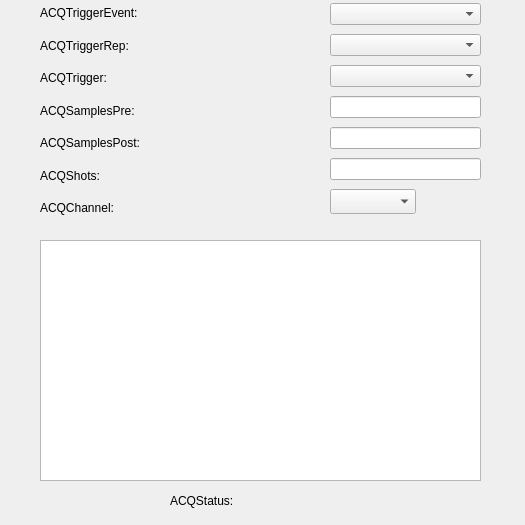
<?xml version="1.0" encoding="UTF-8"?>
<ui version="4.0">
 <class>Dialog</class>
 <widget class="QDialog" name="Dialog">
  <property name="geometry">
   <rect>
    <x>0</x>
    <y>0</y>
    <width>525</width>
    <height>525</height>
   </rect>
  </property>
  <property name="windowTitle">
   <string>Dialog</string>
  </property>
  <widget class="QWidget" name="verticalLayoutWidget">
   <property name="geometry">
    <rect>
     <x>40</x>
     <y>0</y>
     <width>141</width>
     <height>221</height>
    </rect>
   </property>
   <layout class="QVBoxLayout" name="verticalLayout_2">
    <item>
     <widget class="QLabel" name="label_2">
      <property name="text">
       <string>ACQTriggerEvent:</string>
      </property>
     </widget>
    </item>
    <item>
     <widget class="QLabel" name="label_7">
      <property name="text">
       <string>ACQTriggerRep:</string>
      </property>
     </widget>
    </item>
    <item>
     <widget class="QLabel" name="label_8">
      <property name="text">
       <string>ACQTrigger:</string>
      </property>
     </widget>
    </item>
    <item>
     <widget class="QLabel" name="label">
      <property name="text">
       <string>ACQSamplesPre:</string>
      </property>
     </widget>
    </item>
    <item>
     <widget class="QLabel" name="label_4">
      <property name="text">
       <string>ACQSamplesPost:</string>
      </property>
     </widget>
    </item>
    <item>
     <widget class="QLabel" name="label_5">
      <property name="text">
       <string>ACQShots:</string>
      </property>
     </widget>
    </item>
    <item>
     <widget class="QLabel" name="label_6">
      <property name="text">
       <string>ACQChannel:</string>
      </property>
     </widget>
    </item>
   </layout>
  </widget>
  <widget class="QWidget" name="verticalLayoutWidget_2">
   <property name="geometry">
    <rect>
     <x>200</x>
     <y>0</y>
     <width>121</width>
     <height>221</height>
    </rect>
   </property>
   <layout class="QVBoxLayout" name="verticalLayout_3">
    <item>
     <widget class="PyDMLabel" name="PyDMLabel">
      <property name="toolTip">
       <string/>
      </property>
      <property name="channel" stdset="0">
       <string>XX-22SL23:DI-FOFB:ACQTriggerEvent-Sel</string>
      </property>
     </widget>
    </item>
    <item>
     <widget class="PyDMLabel" name="PyDMLabel_8">
      <property name="toolTip">
       <string/>
      </property>
      <property name="channel" stdset="0">
       <string>XX-22SL23:DI-FOFB:ACQTriggerRep-Sel</string>
      </property>
     </widget>
    </item>
    <item>
     <widget class="PyDMLabel" name="PyDMLabel_2">
      <property name="toolTip">
       <string/>
      </property>
      <property name="channel" stdset="0">
       <string>XX-22SL23:DI-FOFB:ACQTrigger-Sel</string>
      </property>
     </widget>
    </item>
    <item>
     <widget class="PyDMLabel" name="PyDMLabel_4">
      <property name="toolTip">
       <string/>
      </property>
      <property name="channel" stdset="0">
       <string>XX-22SL23:DI-FOFB:ACQSamplesPre-SP</string>
      </property>
     </widget>
    </item>
    <item>
     <widget class="PyDMLabel" name="PyDMLabel_5">
      <property name="toolTip">
       <string/>
      </property>
      <property name="channel" stdset="0">
       <string>XX-22SL23:DI-FOFB:ACQSamplesPost-SP</string>
      </property>
     </widget>
    </item>
    <item>
     <widget class="PyDMLabel" name="PyDMLabel_6">
      <property name="toolTip">
       <string/>
      </property>
      <property name="channel" stdset="0">
       <string>XX-22SL23:DI-FOFB:ACQShots-SP</string>
      </property>
     </widget>
    </item>
    <item>
     <widget class="PyDMLabel" name="PyDMLabel_7">
      <property name="toolTip">
       <string/>
      </property>
      <property name="channel" stdset="0">
       <string>XX-22SL23:DI-FOFB:ACQChannel-Sel</string>
      </property>
     </widget>
    </item>
   </layout>
  </widget>
  <widget class="QWidget" name="verticalLayoutWidget_3">
   <property name="geometry">
    <rect>
     <x>330</x>
     <y>0</y>
     <width>151</width>
     <height>223</height>
    </rect>
   </property>
   <layout class="QVBoxLayout" name="verticalLayout">
    <item>
     <widget class="PyDMEnumComboBox" name="PyDMEnumComboBox_4">
      <property name="toolTip">
       <string/>
      </property>
      <property name="channel" stdset="0">
       <string>XX-22SL23:DI-FOFB:ACQTriggerEvent-Sel</string>
      </property>
     </widget>
    </item>
    <item>
     <widget class="PyDMEnumComboBox" name="PyDMEnumComboBox_2">
      <property name="toolTip">
       <string/>
      </property>
      <property name="channel" stdset="0">
       <string>XX-22SL23:DI-FOFB:ACQTriggerRep-Sel</string>
      </property>
     </widget>
    </item>
    <item>
     <widget class="PyDMEnumComboBox" name="PyDMEnumComboBox_3">
      <property name="toolTip">
       <string/>
      </property>
      <property name="channel" stdset="0">
       <string>XX-22SL23:DI-FOFB:ACQTrigger-Sel</string>
      </property>
     </widget>
    </item>
    <item>
     <widget class="PyDMLineEdit" name="PyDMLineEdit_3">
      <property name="toolTip">
       <string/>
      </property>
      <property name="channel" stdset="0">
       <string>XX-22SL23:DI-FOFB:ACQSamplesPre-SP</string>
      </property>
     </widget>
    </item>
    <item>
     <widget class="PyDMLineEdit" name="PyDMLineEdit">
      <property name="toolTip">
       <string/>
      </property>
      <property name="channel" stdset="0">
       <string>XX-22SL23:DI-FOFB:ACQSamplesPost-SP</string>
      </property>
     </widget>
    </item>
    <item>
     <widget class="PyDMLineEdit" name="PyDMLineEdit_4">
      <property name="toolTip">
       <string/>
      </property>
      <property name="channel" stdset="0">
       <string>XX-22SL23:DI-FOFB:ACQShots-SP</string>
      </property>
     </widget>
    </item>
    <item>
     <widget class="PyDMEnumComboBox" name="PyDMEnumComboBox">
      <property name="minimumSize">
       <size>
        <width>86</width>
        <height>25</height>
       </size>
      </property>
      <property name="maximumSize">
       <size>
        <width>86</width>
        <height>25</height>
       </size>
      </property>
      <property name="toolTip">
       <string/>
      </property>
      <property name="channel" stdset="0">
       <string>XX-22SL23:DI-FOFB:ACQChannel-Sel</string>
      </property>
     </widget>
    </item>
   </layout>
  </widget>
  <widget class="QLabel" name="label_3">
   <property name="geometry">
    <rect>
     <x>170</x>
     <y>490</y>
     <width>81</width>
     <height>22</height>
    </rect>
   </property>
   <property name="text">
    <string>ACQStatus:</string>
   </property>
  </widget>
  <widget class="PyDMLabel" name="PyDMLabel_3">
   <property name="geometry">
    <rect>
     <x>270</x>
     <y>490</y>
     <width>91</width>
     <height>22</height>
    </rect>
   </property>
   <property name="toolTip">
    <string/>
   </property>
   <property name="channel" stdset="0">
    <string>XX-22SL23:DI-FOFB:ACQStatus-Sts</string>
   </property>
  </widget>
  <widget class="PyDMWaveformPlot" name="PyDMWaveformPlot">
   <property name="geometry">
    <rect>
     <x>40</x>
     <y>240</y>
     <width>441</width>
     <height>241</height>
    </rect>
   </property>
   <property name="toolTip">
    <string/>
   </property>
   <property name="yAxes">
    <stringlist>
     <string>{&quot;name&quot;: &quot;Axis 1&quot;, &quot;orientation&quot;: &quot;left&quot;, &quot;minRange&quot;: -1.0, &quot;maxRange&quot;: 1.0, &quot;autoRange&quot;: true}</string>
    </stringlist>
   </property>
   <property name="curves">
    <stringlist>
     <string>{&quot;y_channel&quot;: &quot;XX-22SL19:DI-FOFB:GEN_CH0ArrayData&quot;, &quot;x_channel&quot;: null, &quot;name&quot;: &quot;&quot;, &quot;color&quot;: &quot;white&quot;, &quot;lineStyle&quot;: 1, &quot;lineWidth&quot;: 1, &quot;symbol&quot;: null, &quot;symbolSize&quot;: 10, &quot;yAxisName&quot;: &quot;Axis 1&quot;, &quot;redraw_mode&quot;: 2}</string>
    </stringlist>
   </property>
  </widget>
 </widget>
 <customwidgets>
  <customwidget>
   <class>PyDMLabel</class>
   <extends>QLabel</extends>
   <header>pydm.widgets.label</header>
  </customwidget>
  <customwidget>
   <class>PyDMWaveformPlot</class>
   <extends>QGraphicsView</extends>
   <header>pydm.widgets.waveformplot</header>
  </customwidget>
  <customwidget>
   <class>PyDMEnumComboBox</class>
   <extends>QComboBox</extends>
   <header>pydm.widgets.enum_combo_box</header>
  </customwidget>
  <customwidget>
   <class>PyDMLineEdit</class>
   <extends>QLineEdit</extends>
   <header>pydm.widgets.line_edit</header>
  </customwidget>
 </customwidgets>
 <resources/>
 <connections/>
</ui>
